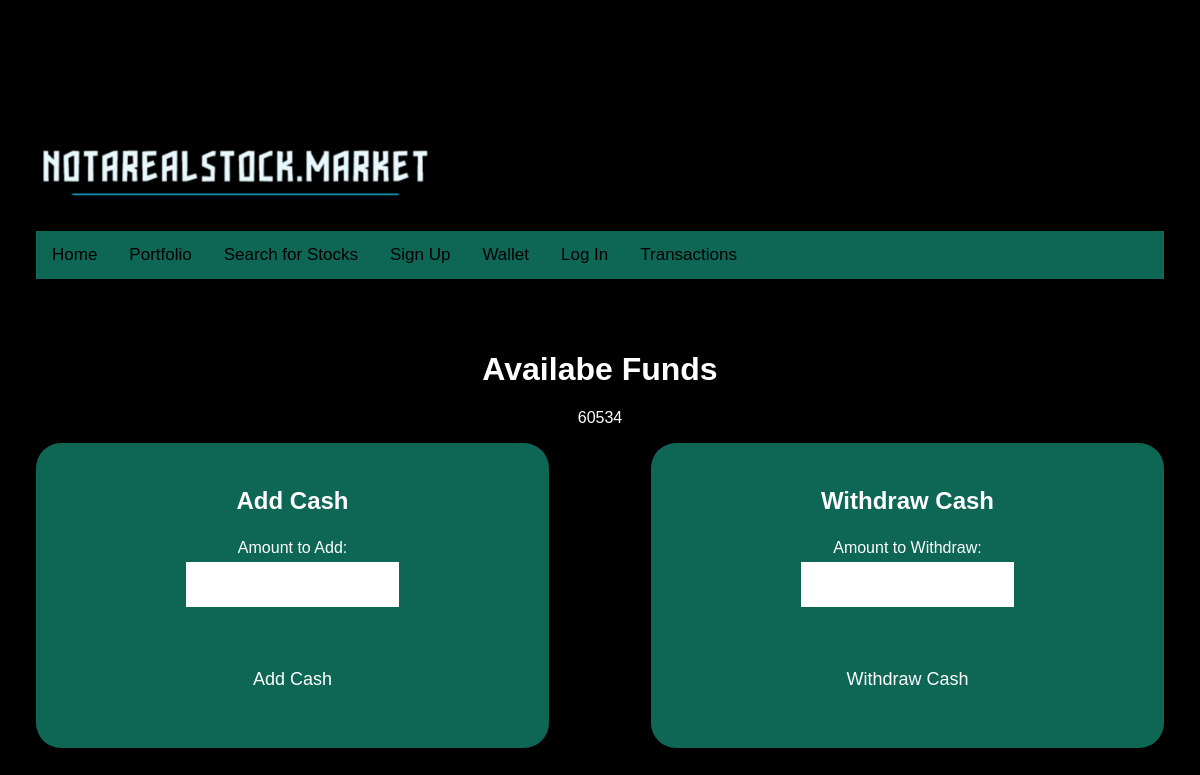
Page /wallet (signed in) on the earlier database version.
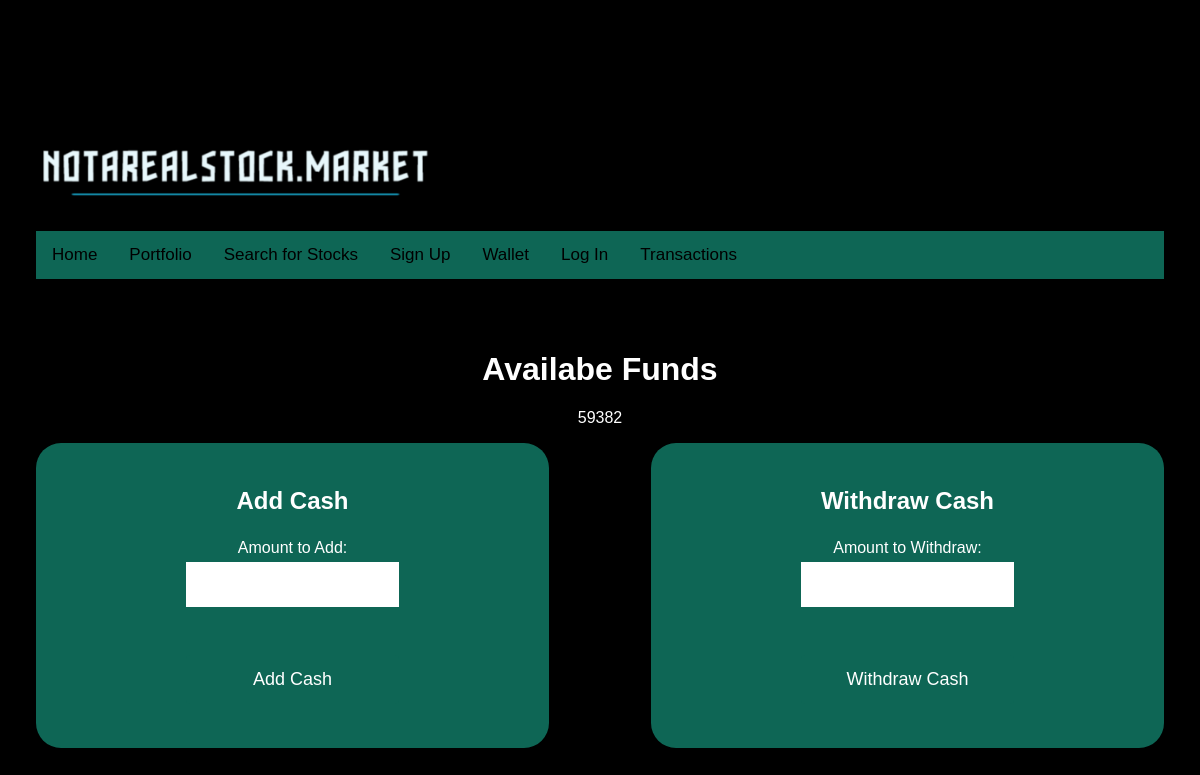
Same page on the later database version.
### app.py (models this page shows, shortened)
class User(db.Model):
   __tablename__ = 'User'
   userId = db.Column(db.Integer, primary_key=True, index=True)
   first_name = db.Column(db.String(100))
   last_name = db.Column(db.String(100))
   email = db.Column(db.String(100))
   password = db.Column(db.String(100))
   cashBal = db.Column(db.Integer)

### app.py (the view)
@app.route("/wallet", methods=['GET', 'POST'])
def wallet():
    user_id = session.get('user_id')
    if not user_id:
       return redirect(url_for('login'))
    user = User.query.filter_by(userId=user_id).first()
    if user is not None:
        balance = user.cashBal
    else:
        balance = "User not found"
    return render_template('wallet.html', balance=balance)

### templates/wallet.html (shortened to what this page needs)
<div style="text-align: left;"><img src="{{ url_for('static', filename='notarealstock.png') }}" width="400"/></div>
<div class="topnav">
  <a class="active" href="/">Home</a>
  <a href="portfolio">Portfolio</a>
  <a href="searchstock">Search for Stocks</a>
  <a href="signup">Sign Up</a>
  <a href="wallet">Wallet</a>
  <a href="login-signup">Log In</a>
  <a href="transactions">Transactions</a>
</div>
</head>
</body>
</html>
</body>
</html>
    <div style="height: 50px;"></div>
<h1>Availabe Funds</h1>
<p>{{ balance }}</p>
<body>
  <div class="form-container">
    <div class="formbox">
    <form action="/addcash" method="post" style="width: 45%;">
      <div>
        <h3>Add Cash</h3>
        <label for="addAmount">Amount to Add:</label><br>
        <input type="number" id="addAmount" name="addAmount" default=0 required><br><br>
        <input type="submit" value="Add Cash">
      </div>
    </form>
    </div>
    <div style="width: 10%;"></div>
    <div class="formbox">
    <form action="/withdraw" method="post" style="width: 45%;">
      <div>
        <h3>Withdraw Cash</h3>
        <label for="withdrawAmount">Amount to Withdraw:</label><br>
        <input type="number" id="withdrawAmount" name="withdrawAmount" required><br><br>
        <input type="submit" value="Withdraw Cash">
      </div>
    </form>
    </div>
  </div>
</body>
</html>
</head>
</html>
<html>
</body>
</html>
<head>
</head>

Differences in the rows shown:
changed User: cashBal "60534" → "59382"
